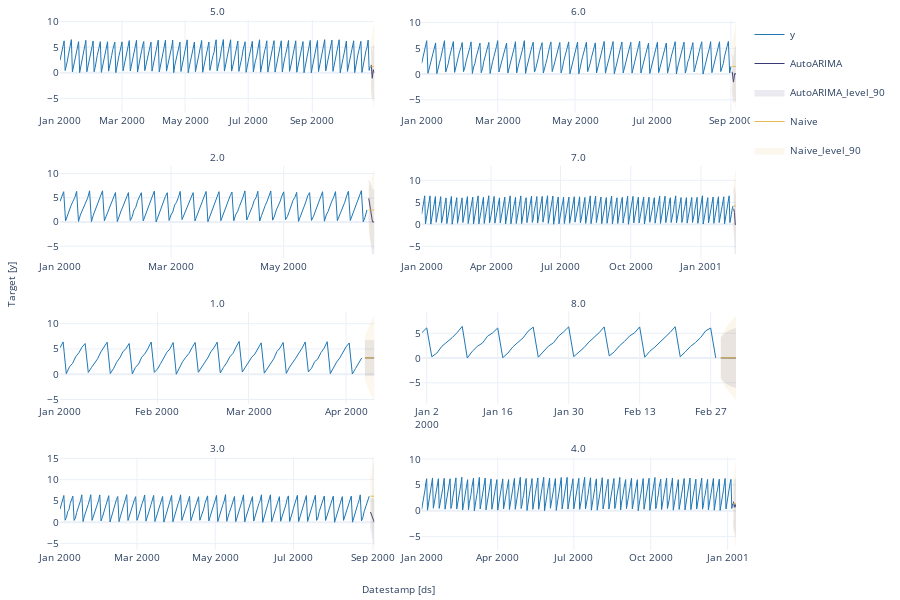

Source (notebook cell):
### Code cell
#| hide
fcst.plot(panel_df, fcsts_df, models=['AutoARIMA', 'Naive'])

### Figure 1 — Plotly figure (JSON) as saved in the notebook; plotly's stock layout.template omitted (floating-point values rounded to 4 significant figures; data arrays with more than 128 entries replaced by an {"elided": "..."} marker saying what was removed)
{"data": [{"legendgroup": "y", "line": {"color": "#1f77b4", "width": 1}, "mode": "lines", "name": "y", "showlegend": true, "type": "scatter", "x": {"elided": "301 str values"}, "xaxis": "x", "y": {"elided": "301 float values"}, "yaxis": "y"}, {"legendgroup": "y", "line": {"color": "#1f77b4", "width": 1}, "mode": "lines", "name": "y", "showlegend": false, "type": "scatter", "x": {"elided": "245 str values"}, "xaxis": "x2", "y": {"elided": "245 float values"}, "yaxis": "y2"}, {"legendgroup": "y", "line": {"color": "#1f77b4", "width": 1}, "mode": "lines", "name": "y", "showlegend": false, "type": "scatter", "x": {"elided": "167 str values"}, "xaxis": "x3", "y": {"elided": "167 float values"}, "yaxis": "y3"}, {"legendgroup": "y", "line": {"color": "#1f77b4", "width": 1}, "mode": "lines", "name": "y", "showlegend": false, "type": "scatter", "x": {"elided": "409 str values"}, "xaxis": "x4", "y": {"elided": "409 float values"}, "yaxis": "y4"}, {"legendgroup": "y", "line": {"color": "#1f77b4", "width": 1}, "mode": "lines", "name": "y", "showlegend": false, "type": "scatter", "x": ["2000-01-01T00:00:00", "2000-01-02T00:00:00", "2000-01-03T00:00:00", "2000-01-04T00:00:00", "2000-01-05T00:00:00", "2000-01-06T00:00:00", "2000-01-07T00:00:00", "2000-01-08T00:00:00", "2000-01-09T00:00:00", "2000-01-10T00:00:00", "2000-01-11T00:00:00", "2000-01-12T00:00:00", "2000-01-13T00:00:00", "2000-01-14T00:00:00", "2000-01-15T00:00:00", "2000-01-16T00:00:00", "2000-01-17T00:00:00", "2000-01-18T00:00:00", "2000-01-19T00:00:00", "2000-01-20T00:00:00", "2000-01-21T00:00:00", "2000-01-22T00:00:00", "2000-01-23T00:00:00", "2000-01-24T00:00:00", "2000-01-25T00:00:00", "2000-01-26T00:00:00", "2000-01-27T00:00:00", "2000-01-28T00:00:00", "2000-01-29T00:00:00", "2000-01-30T00:00:00", "2000-01-31T00:00:00", "2000-02-01T00:00:00", "2000-02-02T00:00:00", "2000-02-03T00:00:00", "2000-02-04T00:00:00", "2000-02-05T00:00:00", "2000-02-06T00:00:00", "2000-02-07T00:00:00", "2000-02-08T00:00:00", "2000-02-09T00:00:00", "2000-02-10T00:00:00", "2000-02-11T00:00:00", "2000-02-12T00:00:00", "2000-02-13T00:00:00", "2000-02-14T00:00:00", "2000-02-15T00:00:00", "2000-02-16T00:00:00", "2000-02-17T00:00:00", "2000-02-18T00:00:00", "2000-02-19T00:00:00", "2000-02-20T00:00:00", "2000-02-21T00:00:00", "2000-02-22T00:00:00", "2000-02-23T00:00:00", "2000-02-24T00:00:00", "2000-02-25T00:00:00", "2000-02-26T00:00:00", "2000-02-27T00:00:00", "2000-02-28T00:00:00", "2000-02-29T00:00:00", "2000-03-01T00:00:00", "2000-03-02T00:00:00", "2000-03-03T00:00:00", "2000-03-04T00:00:00", "2000-03-05T00:00:00", "2000-03-06T00:00:00", "2000-03-07T00:00:00", "2000-03-08T00:00:00", "2000-03-09T00:00:00", "2000-03-10T00:00:00", "2000-03-11T00:00:00", "2000-03-12T00:00:00", "2000-03-13T00:00:00", "2000-03-14T00:00:00", "2000-03-15T00:00:00", "2000-03-16T00:00:00", "2000-03-17T00:00:00", "2000-03-18T00:00:00", "2000-03-19T00:00:00", "2000-03-20T00:00:00", "2000-03-21T00:00:00", "2000-03-22T00:00:00", "2000-03-23T00:00:00", "2000-03-24T00:00:00", "2000-03-25T00:00:00", "2000-03-26T00:00:00", "2000-03-27T00:00:00", "2000-03-28T00:00:00", "2000-03-29T00:00:00", "2000-03-30T00:00:00", "2000-03-31T00:00:00", "2000-04-01T00:00:00", "2000-04-02T00:00:00", "2000-04-03T00:00:00", "2000-04-04T00:00:00", "2000-04-05T00:00:00", "2000-04-06T00:00:00"], "xaxis": "x5", "y": [5.242, 6.394, 0.1147, 1.44, 2.157, 3.479, 4.236, 5.356, 6.077, 0.3652, 1.323, 2.107, 3.093, 4.404, 5.374, 6.337, 0.1384, 1.087, 2.352, 3.232, 4.42, 5.102, 6.082, 0.06242, 1.361, 2.015, 3.373, 4.046, 5.109, 6.375, 0.3658, 1.023, 2.105, 3.143, 4.339, 5.032, 6.278, 0.00462, 1.417, 2.492, 3.352, 4.091, 5.256, 6.29, 0.3938, 1.303, 2.109, 3.228, 4.439, 5.246, 6.358, 0.2431, 1.354, 2.249, 3.422, 4.097, 5.387, 6.487, 0.4312, 1.39, 2.493, 3.377, 4.002, 5.135, 6.205, 0.2141, 1.149, 2.201, 3.06, 4.49, 5.203, 6.285, 0.1718, 1.394, 2.206, 3.18, 4.2, 5.151, 6.388, 0.4631, 1.163, 2.476, 3.007, 4.267, 5.152, 6.441, 0.1253, 1.339, 2.405, 3.216, 4.376, 5.415, 6.19, 0.04827, 1.128, 2.296, 3.238], "yaxis": "y5"}, {"legendgroup": "y", "line": {"color": "#1f77b4", "width": 1}, "mode": "lines", "name": "y", "showlegend": false, "type": "scatter", "x": ["2000-01-01T00:00:00", "2000-01-02T00:00:00", "2000-01-03T00:00:00", "2000-01-04T00:00:00", "2000-01-05T00:00:00", "2000-01-06T00:00:00", "2000-01-07T00:00:00", "2000-01-08T00:00:00", "2000-01-09T00:00:00", "2000-01-10T00:00:00", "2000-01-11T00:00:00", "2000-01-12T00:00:00", "2000-01-13T00:00:00", "2000-01-14T00:00:00", "2000-01-15T00:00:00", "2000-01-16T00:00:00", "2000-01-17T00:00:00", "2000-01-18T00:00:00", "2000-01-19T00:00:00", "2000-01-20T00:00:00", "2000-01-21T00:00:00", "2000-01-22T00:00:00", "2000-01-23T00:00:00", "2000-01-24T00:00:00", "2000-01-25T00:00:00", "2000-01-26T00:00:00", "2000-01-27T00:00:00", "2000-01-28T00:00:00", "2000-01-29T00:00:00", "2000-01-30T00:00:00", "2000-01-31T00:00:00", "2000-02-01T00:00:00", "2000-02-02T00:00:00", "2000-02-03T00:00:00", "2000-02-04T00:00:00", "2000-02-05T00:00:00", "2000-02-06T00:00:00", "2000-02-07T00:00:00", "2000-02-08T00:00:00", "2000-02-09T00:00:00", "2000-02-10T00:00:00", "2000-02-11T00:00:00", "2000-02-12T00:00:00", "2000-02-13T00:00:00", "2000-02-14T00:00:00", "2000-02-15T00:00:00", "2000-02-16T00:00:00", "2000-02-17T00:00:00", "2000-02-18T00:00:00", "2000-02-19T00:00:00", "2000-02-20T00:00:00", "2000-02-21T00:00:00", "2000-02-22T00:00:00", "2000-02-23T00:00:00", "2000-02-24T00:00:00", "2000-02-25T00:00:00", "2000-02-26T00:00:00", "2000-02-27T00:00:00", "2000-02-28T00:00:00"], "xaxis": "x6", "y": [5.08, 6.096, 0.2747, 1.011, 2.385, 3.196, 4.112, 5.146, 6.402, 0.01859, 1.386, 2.381, 3.041, 4.416, 5.086, 6.068, 0.0832, 1.001, 2.267, 3.184, 4.072, 5.434, 6.253, 0.1744, 1.266, 2.405, 3.085, 4.433, 5.293, 6.308, 0.2943, 1.111, 2.092, 3.239, 4.178, 5.12, 6.291, 0.4281, 1.278, 2.453, 3.358, 4.45, 5.101, 6.294, 0.1773, 1.372, 2.225, 3.206, 4.071, 5.177, 6.334, 0.2544, 1.26, 2.324, 3.138, 4.11, 5.484, 6.069, 0.0405], "yaxis": "y6"}, {"legendgroup": "y", "line": {"color": "#1f77b4", "width": 1}, "mode": "lines", "name": "y", "showlegend": false, "type": "scatter", "x": {"elided": "242 str values"}, "xaxis": "x7", "y": {"elided": "242 float values"}, "yaxis": "y7"}, {"legendgroup": "y", "line": {"color": "#1f77b4", "width": 1}, "mode": "lines", "name": "y", "showlegend": false, "type": "scatter", "x": {"elided": "373 str values"}, "xaxis": "x8", "y": {"elided": "373 float values"}, "yaxis": "y8"}, {"legendgroup": "AutoARIMA", "line": {"color": "#393b79", "width": 1}, "mode": "lines", "name": "AutoARIMA", "showlegend": true, "type": "scatter", "x": ["2000-10-28T00:00:00", "2000-10-29T00:00:00", "2000-10-30T00:00:00", "2000-10-31T00:00:00"], "xaxis": "x", "y": [1.545, -1.07, 0.6109, 0], "yaxis": "y"}, {"fill": "toself", "fillcolor": "#393b79", "legendgroup": "AutoARIMA_level_90", "line": {"color": "#393b79", "width": 1}, "mode": "lines", "name": "AutoARIMA_level_90", "opacity": 0.1, "showlegend": true, "type": "scatter", "x": ["2000-10-28T00:00:00.000000000", "2000-10-29T00:00:00.000000000", "2000-10-30T00:00:00.000000000", "2000-10-31T00:00:00.000000000", "2000-10-31T00:00:00.000000000", "2000-10-30T00:00:00.000000000", "2000-10-29T00:00:00.000000000", "2000-10-28T00:00:00.000000000"], "xaxis": "x", "y": [4.797, 2.89, 5.156, 5.5, -5.5, -3.934, -5.03, -1.706], "yaxis": "y"}, {"legendgroup": "Naive", "line": {"color": "#e7ba52", "width": 1}, "mode": "lines", "name": "Naive", "showlegend": true, "type": "scatter", "x": ["2000-10-28T00:00:00", "2000-10-29T00:00:00", "2000-10-30T00:00:00", "2000-10-31T00:00:00"], "xaxis": "x", "y": [1.253, 1.253, 1.253, 1.253], "yaxis": "y"}, {"fill": "toself", "fillcolor": "#e7ba52", "legendgroup": "Naive_level_90", "line": {"color": "#e7ba52", "width": 1}, "mode": "lines", "name": "Naive_level_90", "opacity": 0.1, "showlegend": true, "type": "scatter", "x": ["2000-10-28T00:00:00.000000000", "2000-10-29T00:00:00.000000000", "2000-10-30T00:00:00.000000000", "2000-10-31T00:00:00.000000000", "2000-10-31T00:00:00.000000000", "2000-10-30T00:00:00.000000000", "2000-10-29T00:00:00.000000000", "2000-10-28T00:00:00.000000000"], "xaxis": "x", "y": [5.336, 7.027, 8.325, 9.419, -6.913, -5.819, -4.521, -2.83], "yaxis": "y"}, {"legendgroup": "AutoARIMA", "line": {"color": "#393b79", "width": 1}, "mode": "lines", "name": "AutoARIMA", "showlegend": false, "type": "scatter", "x": ["2000-09-02T00:00:00", "2000-09-03T00:00:00", "2000-09-04T00:00:00", "2000-09-05T00:00:00"], "xaxis": "x2", "y": [0.4357, -1.568, 0.09745, 0], "yaxis": "y2"}, {"fill": "toself", "fillcolor": "#393b79", "legendgroup": "AutoARIMA_level_90", "line": {"color": "#393b79", "width": 1}, "mode": "lines", "name": "AutoARIMA_level_90", "opacity": 0.1, "showlegend": false, "type": "scatter", "x": ["2000-09-02T00:00:00.000000000", "2000-09-03T00:00:00.000000000", "2000-09-04T00:00:00.000000000", "2000-09-05T00:00:00.000000000", "2000-09-05T00:00:00.000000000", "2000-09-04T00:00:00.000000000", "2000-09-03T00:00:00.000000000", "2000-09-02T00:00:00.000000000"], "xaxis": "x2", "y": [3.72, 2.373, 4.565, 5.417, -5.417, -4.37, -5.509, -2.849], "yaxis": "y2"}, {"legendgroup": "Naive", "line": {"color": "#e7ba52", "width": 1}, "mode": "lines", "name": "Naive", "showlegend": false, "type": "scatter", "x": ["2000-09-02T00:00:00", "2000-09-03T00:00:00", "2000-09-04T00:00:00", "2000-09-05T00:00:00"], "xaxis": "x2", "y": [1.491, 1.491, 1.491, 1.491], "yaxis": "y2"}, {"fill": "toself", "fillcolor": "#e7ba52", "legendgroup": "Naive_level_90", "line": {"color": "#e7ba52", "width": 1}, "mode": "lines", "name": "Naive_level_90", "opacity": 0.1, "showlegend": false, "type": "scatter", "x": ["2000-09-02T00:00:00.000000000", "2000-09-03T00:00:00.000000000", "2000-09-04T00:00:00.000000000", "2000-09-05T00:00:00.000000000", "2000-09-05T00:00:00.000000000", "2000-09-04T00:00:00.000000000", "2000-09-03T00:00:00.000000000", "2000-09-02T00:00:00.000000000"], "xaxis": "x2", "y": [5.545, 7.225, 8.513, 9.6, -6.617, -5.531, -4.242, -2.563], "yaxis": "y2"}, {"legendgroup": "AutoARIMA", "line": {"color": "#393b79", "width": 1}, "mode": "lines", "name": "AutoARIMA", "showlegend": false, "type": "scatter", "x": ["2000-06-16T00:00:00", "2000-06-17T00:00:00", "2000-06-18T00:00:00", "2000-06-19T00:00:00"], "xaxis": "x3", "y": [4.876, 1.881, 0, 0], "yaxis": "y3"}, {"fill": "toself", "fillcolor": "#393b79", "legendgroup": "AutoARIMA_level_90", "line": {"color": "#393b79", "width": 1}, "mode": "lines", "name": "AutoARIMA_level_90", "opacity": 0.1, "showlegend": false, "type": "scatter", "x": ["2000-06-16T00:00:00.000000000", "2000-06-17T00:00:00.000000000", "2000-06-18T00:00:00.000000000", "2000-06-19T00:00:00.000000000", "2000-06-19T00:00:00.000000000", "2000-06-18T00:00:00.000000000", "2000-06-17T00:00:00.000000000", "2000-06-16T00:00:00.000000000"], "xaxis": "x3", "y": [8.601, 7.496, 6.599, 6.599, -6.599, -6.599, -3.735, 1.151], "yaxis": "y3"}, {"legendgroup": "Naive", "line": {"color": "#e7ba52", "width": 1}, "mode": "lines", "name": "Naive", "showlegend": false, "type": "scatter", "x": ["2000-06-16T00:00:00", "2000-06-17T00:00:00", "2000-06-18T00:00:00", "2000-06-19T00:00:00"], "xaxis": "x3", "y": [2.49, 2.49, 2.49, 2.49], "yaxis": "y3"}, {"fill": "toself", "fillcolor": "#e7ba52", "legendgroup": "Naive_level_90", "line": {"color": "#e7ba52", "width": 1}, "mode": "lines", "name": "Naive_level_90", "opacity": 0.1, "showlegend": false, "type": "scatter", "x": ["2000-06-16T00:00:00.000000000", "2000-06-17T00:00:00.000000000", "2000-06-18T00:00:00.000000000", "2000-06-19T00:00:00.000000000", "2000-06-19T00:00:00.000000000", "2000-06-18T00:00:00.000000000", "2000-06-17T00:00:00.000000000", "2000-06-16T00:00:00.000000000"], "xaxis": "x3", "y": [6.576, 8.268, 9.567, 10.66, -5.682, -4.587, -3.289, -1.596], "yaxis": "y3"}, {"legendgroup": "AutoARIMA", "line": {"color": "#393b79", "width": 1}, "mode": "lines", "name": "AutoARIMA", "showlegend": false, "type": "scatter", "x": ["2001-02-13T00:00:00", "2001-02-14T00:00:00", "2001-02-15T00:00:00", "2001-02-16T00:00:00"], "xaxis": "x4", "y": [3.552, 2.656, 0, 0], "yaxis": "y4"}, {"fill": "toself", "fillcolor": "#393b79", "legendgroup": "AutoARIMA_level_90", "line": {"color": "#393b79", "width": 1}, "mode": "lines", "name": "AutoARIMA_level_90", "opacity": 0.1, "showlegend": false, "type": "scatter", "x": ["2001-02-13T00:00:00.000000000", "2001-02-14T00:00:00.000000000", "2001-02-15T00:00:00.000000000", "2001-02-16T00:00:00.000000000", "2001-02-16T00:00:00.000000000", "2001-02-15T00:00:00.000000000", "2001-02-14T00:00:00.000000000", "2001-02-13T00:00:00.000000000"], "xaxis": "x4", "y": [7.191, 8.376, 6.697, 6.697, -6.697, -6.697, -3.063, -0.08763], "yaxis": "y4"}, {"legendgroup": "Naive", "line": {"color": "#e7ba52", "width": 1}, "mode": "lines", "name": "Naive", "showlegend": false, "type": "scatter", "x": ["2001-02-13T00:00:00", "2001-02-14T00:00:00", "2001-02-15T00:00:00", "2001-02-16T00:00:00"], "xaxis": "x4", "y": [4.177, 4.177, 4.177, 4.177], "yaxis": "y4"}, {"fill": "toself", "fillcolor": "#e7ba52", "legendgroup": "Naive_level_90", "line": {"color": "#e7ba52", "width": 1}, "mode": "lines", "name": "Naive_level_90", "opacity": 0.1, "showlegend": false, "type": "scatter", "x": ["2001-02-13T00:00:00.000000000", "2001-02-14T00:00:00.000000000", "2001-02-15T00:00:00.000000000", "2001-02-16T00:00:00.000000000", "2001-02-16T00:00:00.000000000", "2001-02-15T00:00:00.000000000", "2001-02-14T00:00:00.000000000", "2001-02-13T00:00:00.000000000"], "xaxis": "x4", "y": [8.211, 9.882, 11.16, 12.25, -3.892, -2.811, -1.529, 0.142], "yaxis": "y4"}, {"legendgroup": "AutoARIMA", "line": {"color": "#393b79", "width": 1}, "mode": "lines", "name": "AutoARIMA", "showlegend": false, "type": "scatter", "x": ["2000-04-07T00:00:00", "2000-04-08T00:00:00", "2000-04-09T00:00:00", "2000-04-10T00:00:00"], "xaxis": "x5", "y": [3.233, 3.233, 3.233, 3.233], "yaxis": "y5"}, {"fill": "toself", "fillcolor": "#393b79", "legendgroup": "AutoARIMA_level_90", "line": {"color": "#393b79", "width": 1}, "mode": "lines", "name": "AutoARIMA_level_90", "opacity": 0.1, "showlegend": false, "type": "scatter", "x": ["2000-04-07T00:00:00.000000000", "2000-04-08T00:00:00.000000000", "2000-04-09T00:00:00.000000000", "2000-04-10T00:00:00.000000000", "2000-04-10T00:00:00.000000000", "2000-04-09T00:00:00.000000000", "2000-04-08T00:00:00.000000000", "2000-04-07T00:00:00.000000000"], "xaxis": "x5", "y": [6.645, 6.645, 6.645, 6.645, -0.1799, -0.1799, -0.1799, -0.1799], "yaxis": "y5"}, {"legendgroup": "Naive", "line": {"color": "#e7ba52", "width": 1}, "mode": "lines", "name": "Naive", "showlegend": false, "type": "scatter", "x": ["2000-04-07T00:00:00", "2000-04-08T00:00:00", "2000-04-09T00:00:00", "2000-04-10T00:00:00"], "xaxis": "x5", "y": [3.238, 3.238, 3.238, 3.238], "yaxis": "y5"}, {"fill": "toself", "fillcolor": "#e7ba52", "legendgroup": "Naive_level_90", "line": {"color": "#e7ba52", "width": 1}, "mode": "lines", "name": "Naive_level_90", "opacity": 0.1, "showlegend": false, "type": "scatter", "x": ["2000-04-07T00:00:00.000000000", "2000-04-08T00:00:00.000000000", "2000-04-09T00:00:00.000000000", "2000-04-10T00:00:00.000000000", "2000-04-10T00:00:00.000000000", "2000-04-09T00:00:00.000000000", "2000-04-08T00:00:00.000000000", "2000-04-07T00:00:00.000000000"], "xaxis": "x5", "y": [7.367, 9.077, 10.39, 11.5, -5.019, -3.913, -2.601, -0.8905], "yaxis": "y5"}, {"legendgroup": "AutoARIMA", "line": {"color": "#393b79", "width": 1}, "mode": "lines", "name": "AutoARIMA", "showlegend": false, "type": "scatter", "x": ["2000-02-29T00:00:00", "2000-03-01T00:00:00", "2000-03-02T00:00:00", "2000-03-03T00:00:00"], "xaxis": "x6", "y": [0.03149, 0.02449, 0.01904, 0.01481], "yaxis": "y6"}, {"fill": "toself", "fillcolor": "#393b79", "legendgroup": "AutoARIMA_level_90", "line": {"color": "#393b79", "width": 1}, "mode": "lines", "name": "AutoARIMA_level_90", "opacity": 0.1, "showlegend": false, "type": "scatter", "x": ["2000-02-29T00:00:00.000000000", "2000-03-01T00:00:00.000000000", "2000-03-02T00:00:00.000000000", "2000-03-03T00:00:00.000000000", "2000-03-03T00:00:00.000000000", "2000-03-02T00:00:00.000000000", "2000-03-01T00:00:00.000000000", "2000-02-29T00:00:00.000000000"], "xaxis": "x6", "y": [4.07, 5.14, 5.687, 5.993, -5.963, -5.649, -5.091, -4.007], "yaxis": "y6"}, {"legendgroup": "Naive", "line": {"color": "#e7ba52", "width": 1}, "mode": "lines", "name": "Naive", "showlegend": false, "type": "scatter", "x": ["2000-02-29T00:00:00", "2000-03-01T00:00:00", "2000-03-02T00:00:00", "2000-03-03T00:00:00"], "xaxis": "x6", "y": [0.0405, 0.0405, 0.0405, 0.0405], "yaxis": "y6"}, {"fill": "toself", "fillcolor": "#e7ba52", "legendgroup": "Naive_level_90", "line": {"color": "#e7ba52", "width": 1}, "mode": "lines", "name": "Naive_level_90", "opacity": 0.1, "showlegend": false, "type": "scatter", "x": ["2000-02-29T00:00:00.000000000", "2000-03-01T00:00:00.000000000", "2000-03-02T00:00:00.000000000", "2000-03-03T00:00:00.000000000", "2000-03-03T00:00:00.000000000", "2000-03-02T00:00:00.000000000", "2000-03-01T00:00:00.000000000", "2000-02-29T00:00:00.000000000"], "xaxis": "x6", "y": [4.253, 5.998, 7.337, 8.466, -8.385, -7.256, -5.917, -4.172], "yaxis": "y6"}, {"legendgroup": "AutoARIMA", "line": {"color": "#393b79", "width": 1}, "mode": "lines", "name": "AutoARIMA", "showlegend": false, "type": "scatter", "x": ["2000-08-30T00:00:00", "2000-08-31T00:00:00", "2000-09-01T00:00:00", "2000-09-02T00:00:00"], "xaxis": "x7", "y": [2.421, 1.644, 1.213, 0], "yaxis": "y7"}, {"fill": "toself", "fillcolor": "#393b79", "legendgroup": "AutoARIMA_level_90", "line": {"color": "#393b79", "width": 1}, "mode": "lines", "name": "AutoARIMA_level_90", "opacity": 0.1, "showlegend": false, "type": "scatter", "x": ["2000-08-30T00:00:00.000000000", "2000-08-31T00:00:00.000000000", "2000-09-01T00:00:00.000000000", "2000-09-02T00:00:00.000000000", "2000-09-02T00:00:00.000000000", "2000-09-01T00:00:00.000000000", "2000-08-31T00:00:00.000000000", "2000-08-30T00:00:00.000000000"], "xaxis": "x7", "y": [5.73, 5.561, 5.663, 5.409, -5.409, -3.238, -2.273, -0.8877], "yaxis": "y7"}, {"legendgroup": "Naive", "line": {"color": "#e7ba52", "width": 1}, "mode": "lines", "name": "Naive", "showlegend": false, "type": "scatter", "x": ["2000-08-30T00:00:00", "2000-08-31T00:00:00", "2000-09-01T00:00:00", "2000-09-02T00:00:00"], "xaxis": "x7", "y": [6.127, 6.127, 6.127, 6.127], "yaxis": "y7"}, {"fill": "toself", "fillcolor": "#e7ba52", "legendgroup": "Naive_level_90", "line": {"color": "#e7ba52", "width": 1}, "mode": "lines", "name": "Naive_level_90", "opacity": 0.1, "showlegend": false, "type": "scatter", "x": ["2000-08-30T00:00:00.000000000", "2000-08-31T00:00:00.000000000", "2000-09-01T00:00:00.000000000", "2000-09-02T00:00:00.000000000", "2000-09-02T00:00:00.000000000", "2000-09-01T00:00:00.000000000", "2000-08-31T00:00:00.000000000", "2000-08-30T00:00:00.000000000"], "xaxis": "x7", "y": [10.15, 11.82, 13.09, 14.17, -1.919, -0.841, 0.4377, 2.104], "yaxis": "y7"}, {"legendgroup": "AutoARIMA", "line": {"color": "#393b79", "width": 1}, "mode": "lines", "name": "AutoARIMA", "showlegend": false, "type": "scatter", "x": ["2001-01-08T00:00:00", "2001-01-09T00:00:00", "2001-01-10T00:00:00", "2001-01-11T00:00:00"], "xaxis": "x8", "y": [1.771, 0.6798, 1.236, 0.639], "yaxis": "y8"}, {"fill": "toself", "fillcolor": "#393b79", "legendgroup": "AutoARIMA_level_90", "line": {"color": "#393b79", "width": 1}, "mode": "lines", "name": "AutoARIMA_level_90", "opacity": 0.1, "showlegend": false, "type": "scatter", "x": ["2001-01-08T00:00:00.000000000", "2001-01-09T00:00:00.000000000", "2001-01-10T00:00:00.000000000", "2001-01-11T00:00:00.000000000", "2001-01-11T00:00:00.000000000", "2001-01-10T00:00:00.000000000", "2001-01-09T00:00:00.000000000", "2001-01-08T00:00:00.000000000"], "xaxis": "x8", "y": [5.311, 5.353, 6.194, 6.118, -4.839, -3.721, -3.993, -1.77], "yaxis": "y8"}, {"legendgroup": "Naive", "line": {"color": "#e7ba52", "width": 1}, "mode": "lines", "name": "Naive", "showlegend": false, "type": "scatter", "x": ["2001-01-08T00:00:00", "2001-01-09T00:00:00", "2001-01-10T00:00:00", "2001-01-11T00:00:00"], "xaxis": "x8", "y": [1.387, 1.387, 1.387, 1.387], "yaxis": "y8"}, {"fill": "toself", "fillcolor": "#e7ba52", "legendgroup": "Naive_level_90", "line": {"color": "#e7ba52", "width": 1}, "mode": "lines", "name": "Naive_level_90", "opacity": 0.1, "showlegend": false, "type": "scatter", "x": ["2001-01-08T00:00:00.000000000", "2001-01-09T00:00:00.000000000", "2001-01-10T00:00:00.000000000", "2001-01-11T00:00:00.000000000", "2001-01-11T00:00:00.000000000", "2001-01-10T00:00:00.000000000", "2001-01-09T00:00:00.000000000", "2001-01-08T00:00:00.000000000"], "xaxis": "x8", "y": [5.42, 7.091, 8.373, 9.454, -6.68, -5.599, -4.317, -2.647], "yaxis": "y8"}], "layout": {"annotations": [{"font": {"size": 10}, "showarrow": false, "text": "5.0", "x": 0.2325, "xanchor": "center", "xref": "paper", "y": 1, "yanchor": "bottom", "yref": "paper"}, {"font": {"size": 10}, "showarrow": false, "text": "6.0", "x": 0.7675, "xanchor": "center", "xref": "paper", "y": 1, "yanchor": "bottom", "yref": "paper"}, {"font": {"size": 10}, "showarrow": false, "text": "2.0", "x": 0.2325, "xanchor": "center", "xref": "paper", "y": 0.725, "yanchor": "bottom", "yref": "paper"}, {"font": {"size": 10}, "showarrow": false, "text": "7.0", "x": 0.7675, "xanchor": "center", "xref": "paper", "y": 0.725, "yanchor": "bottom", "yref": "paper"}, {"font": {"size": 10}, "showarrow": false, "text": "1.0", "x": 0.2325, "xanchor": "center", "xref": "paper", "y": 0.45, "yanchor": "bottom", "yref": "paper"}, {"font": {"size": 10}, "showarrow": false, "text": "8.0", "x": 0.7675, "xanchor": "center", "xref": "paper", "y": 0.45, "yanchor": "bottom", "yref": "paper"}, {"font": {"size": 10}, "showarrow": false, "text": "3.0", "x": 0.2325, "xanchor": "center", "xref": "paper", "y": 0.175, "yanchor": "bottom", "yref": "paper"}, {"font": {"size": 10}, "showarrow": false, "text": "4.0", "x": 0.7675, "xanchor": "center", "xref": "paper", "y": 0.175, "yanchor": "bottom", "yref": "paper"}, {"font": {"size": 10}, "showarrow": false, "text": "Datestamp [ds]", "x": 0.5, "xanchor": "center", "xref": "paper", "y": 0, "yanchor": "top", "yref": "paper", "yshift": -30}, {"font": {"size": 10}, "showarrow": false, "text": "Target [y]", "textangle": -90, "x": 0, "xanchor": "right", "xref": "paper", "xshift": -40, "y": 0.5, "yanchor": "middle", "yref": "paper"}], "autosize": true, "font": {"size": 10}, "height": 600, "margin": {"b": 50, "l": 60, "r": 10, "t": 20}, "xaxis": {"anchor": "y", "domain": [0, 0.465], "showticklabels": true, "visible": true}, "xaxis2": {"anchor": "y2", "domain": [0.535, 1.0], "showticklabels": true, "visible": true}, "xaxis3": {"anchor": "y3", "domain": [0, 0.465], "showticklabels": true, "visible": true}, "xaxis4": {"anchor": "y4", "domain": [0.535, 1.0], "showticklabels": true, "visible": true}, "xaxis5": {"anchor": "y5", "domain": [0, 0.465], "showticklabels": true, "visible": true}, "xaxis6": {"anchor": "y6", "domain": [0.535, 1.0], "showticklabels": true, "visible": true}, "xaxis7": {"anchor": "y7", "domain": [0, 0.465], "showticklabels": true, "visible": true}, "xaxis8": {"anchor": "y8", "domain": [0.535, 1.0], "showticklabels": true, "visible": true}, "yaxis": {"anchor": "x", "domain": [0.825, 1]}, "yaxis2": {"anchor": "x2", "domain": [0.825, 1]}, "yaxis3": {"anchor": "x3", "domain": [0.55, 0.725]}, "yaxis4": {"anchor": "x4", "domain": [0.55, 0.725]}, "yaxis5": {"anchor": "x5", "domain": [0.275, 0.45]}, "yaxis6": {"anchor": "x6", "domain": [0.275, 0.45]}, "yaxis7": {"anchor": "x7", "domain": [0, 0.175]}, "yaxis8": {"anchor": "x8", "domain": [0, 0.175]}}}
